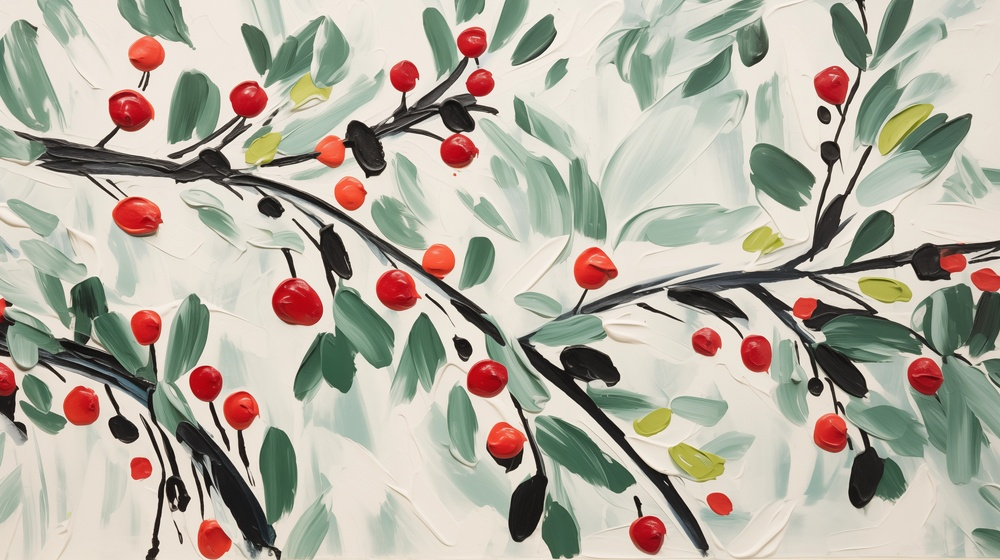
#> input picture sample_image.jpeg, 1000 x 560 px, shrunk from 3840 x 2152 before the run
$ python test_enhancement_presets.py
#> lines starting #> are read from the running program, lines starting #| are printed output that depends on the picture
### test_image_enhancement.py
#!/usr/bin/env python3
"""Test script for image enhancement experimentation."""

import os
import sys
import argparse
from typing import Tuple, Optional, Dict, Any
from PIL import Image, ImageEnhance, ImageFilter
import time


def load_image(image_path: str) -> Optional[Image.Image]:
    """Load an image from the specified path.

    Args:
        image_path: Path to the image file

    Returns:
        Loaded PIL Image object or None if loading fails
    """
    if not os.path.exists(image_path):
        print(f"Error: Image {image_path} not found")
        return None

    try:
        return Image.open(image_path)
    except Exception as e:
        print(f"Error loading image: {e}")
        return None


def save_image(image: Image.Image, output_path: str) -> bool:
    """Save a PIL Image to the specified path.

    Args:
        image: PIL Image to save
        output_path: Path where image should be saved

    Returns:
        True if successful, False otherwise
    """
    try:
        # Ensure the directory exists
        os.makedirs(os.path.dirname(output_path), exist_ok=True)

        # Save with high quality and optimization for reliable TV upload
        # Quality 85 provides visually lossless compression for target 3-4 MB files
        image.save(output_path, quality=85, optimize=True)
        print(f"Image saved to {output_path}")
        return True
    except Exception as e:
        print(f"Error saving image: {e}")
        return False


# [90 lines left out: function resize_image, not called in this run]


def apply_enhancement(
    image: Image.Image,
    sharpness: float = 1.0,
    contrast: float = 1.0,
    brightness: float = 1.0,
    color: float = 1.0,
    upscale_factor: float = 1.0,
    unsharp_mask: bool = False,
    unsharp_radius: float = 2.0,
    unsharp_percent: int = 150,
    unsharp_threshold: int = 3,
) -> Image.Image:
    """Apply various enhancements to an image.

    Args:
        image: PIL Image to enhance
        sharpness: Sharpness factor (1.0 = unchanged)
        contrast: Contrast factor (1.0 = unchanged)
        brightness: Brightness factor (1.0 = unchanged)
        color: Color factor (1.0 = unchanged)
        upscale_factor: Factor by which to upscale (1.0 = unchanged)
        unsharp_mask: Whether to apply unsharp mask filter
        unsharp_radius: Radius for unsharp mask
        unsharp_percent: Percent for unsharp mask
        unsharp_threshold: Threshold for unsharp mask

    Returns:
        Enhanced PIL Image
    """
    # Apply enhancements in a sensible order
    result = image.copy()

    # First upscale if requested (before other enhancements)
    if upscale_factor > 1.0:
        new_width = int(result.width * upscale_factor)
        new_height = int(result.height * upscale_factor)
        # Use LANCZOS resampling for best quality
        result = result.resize((new_width, new_height), Image.LANCZOS)

    # Apply brightness adjustment
    if brightness != 1.0:
        enhancer = ImageEnhance.Brightness(result)
        result = enhancer.enhance(brightness)

    # Apply color adjustment
    if color != 1.0:
        enhancer = ImageEnhance.Color(result)
        result = enhancer.enhance(color)

    # Apply contrast adjustment (after brightness and color)
    if contrast != 1.0:
        enhancer = ImageEnhance.Contrast(result)
        result = enhancer.enhance(contrast)

    # Apply regular sharpness (before unsharp mask if both are used)
    if sharpness != 1.0:
        enhancer = ImageEnhance.Sharpness(result)
        result = enhancer.enhance(sharpness)

    # Apply unsharp mask if requested (often better than simple sharpening)
    if unsharp_mask:
        result = result.filter(
            ImageFilter.UnsharpMask(
                radius=unsharp_radius,
                percent=unsharp_percent,
                threshold=unsharp_threshold
            )
        )

    return result


# [55 lines left out: function process_image, not called in this run]


def create_comparison_grid(
    original_path: str,
    enhanced_paths: list,
    output_path: str,
    labels: Optional[list] = None
) -> bool:
    """Create a grid image comparing original and enhanced versions.

    Args:
        original_path: Path to the original image
        enhanced_paths: List of paths to enhanced images
        output_path: Path where comparison grid should be saved
        labels: Optional list of labels for enhanced images

    Returns:
        True if successful, False otherwise
    """
    try:
        # Load original image
        original = load_image(original_path)
        if not original:
            return False

        # Load enhanced images
        enhanced_images = []
        for path in enhanced_paths:
            img = load_image(path)
            if img:
                enhanced_images.append(img)

        if not enhanced_images:
            print("No enhanced images to compare")
            return False

        # Default labels if not provided
        if not labels:
            labels = [f"Enhanced {i+1}" for i in range(len(enhanced_images))]

        # Calculate grid dimensions
        total_images = len(enhanced_images) + 1  # +1 for original
        if total_images <= 2:
            cols, rows = total_images, 1
        elif total_images <= 4:
            cols, rows = 2, 2
        else:
            cols = 3
            rows = (total_images + cols - 1) // cols

        # Resize all images to same size (use dimensions of smallest image)
        width, height = original.size
        for img in enhanced_images:
            w, h = img.size
            if w < width:
                width = w
            if h < height:
                height = h

        thumbnail_size = (width, height)
        original_thumb = original.resize(thumbnail_size, Image.LANCZOS)
        enhanced_thumbs = [img.resize(thumbnail_size, Image.LANCZOS) for img in enhanced_images]

        # Create blank canvas for grid
        grid_width = cols * width
        grid_height = rows * height
        grid = Image.new('RGB', (grid_width, grid_height), (255, 255, 255))

        # Add images to grid
        thumbnails = [original_thumb] + enhanced_thumbs
        labels = ["Original"] + labels

        for i, (thumb, label) in enumerate(zip(thumbnails, labels)):
            row = i // cols
            col = i % cols
            x = col * width
            y = row * height
            grid.paste(thumb, (x, y))

            # Could add labels here if we had a drawing library

        # Save grid image
        return save_image(grid, output_path)

    except Exception as e:
        print(f"Error creating comparison grid: {e}")
        return False


# [157 lines left out: function main, not called in this run]


# [2 lines that do not run on import are left out]

### test_enhancement_presets.py
#!/usr/bin/env python3
"""Test multiple image enhancement presets for comparison."""

import os
import sys
import argparse
from typing import List, Dict, Any
from test_image_enhancement import (
    load_image,
    save_image,
    apply_enhancement,
    create_comparison_grid
)


def get_preset_params() -> Dict[str, Dict[str, Any]]:
    """Get a dictionary of preset enhancement parameters.

    Returns:
        Dictionary of presets with their parameters
    """
    return {
        "original": {  # Just for comparison
            "sharpness": 1.0,
            "contrast": 1.0,
            "brightness": 1.0,
            "color": 1.0,
            "upscale_factor": 1.0,
            "unsharp_mask": False,
            "unsharp_radius": 0,
            "unsharp_percent": 0,
            "unsharp_threshold": 0,
        },
        "mild": {
            "sharpness": 1.3,
            "contrast": 1.1,
            "brightness": 1.0,
            "color": 1.05,
            "upscale_factor": 1.0,
            "unsharp_mask": False,
            "unsharp_radius": 2.0,
            "unsharp_percent": 150,
            "unsharp_threshold": 3,
        },
        "medium": {
            "sharpness": 1.5,
            "contrast": 1.2,
            "brightness": 1.05,
            "color": 1.1,
            "upscale_factor": 1.0,
            "unsharp_mask": True,
            "unsharp_radius": 2.0,
            "unsharp_percent": 150,
            "unsharp_threshold": 3,
        },
        "strong": {
            "sharpness": 2.0,
            "contrast": 1.3,
            "brightness": 1.1,
            "color": 1.2,
            "upscale_factor": 1.0,
            "unsharp_mask": True,
            "unsharp_radius": 3.0,
            "unsharp_percent": 200,
            "unsharp_threshold": 2,
        },
        "tv-optimized": {
            "sharpness": 1.7,
            "contrast": 1.25,
            "brightness": 1.05,
            "color": 1.15,
            "upscale_factor": 1.2,  # Slight upscale
            "unsharp_mask": True,
            "unsharp_radius": 2.0,
            "unsharp_percent": 180,
            "unsharp_threshold": 3,
        },
        "sharp-only": {
            "sharpness": 2.0,
            "contrast": 1.0,
            "brightness": 1.0,
            "color": 1.0,
            "upscale_factor": 1.0,
            "unsharp_mask": False,
            "unsharp_radius": 2.0,
            "unsharp_percent": 150,
            "unsharp_threshold": 3,
        },
        "unsharp-only": {
            "sharpness": 1.0,
            "contrast": 1.0,
            "brightness": 1.0,
            "color": 1.0,
            "upscale_factor": 1.0,
            "unsharp_mask": True,
            "unsharp_radius": 2.0,
            "unsharp_percent": 200,
            "unsharp_threshold": 3,
        },
        "upscale-only": {
            "sharpness": 1.0,
            "contrast": 1.0,
            "brightness": 1.0,
            "color": 1.0,
            "upscale_factor": 1.5,
            "unsharp_mask": False,
            "unsharp_radius": 2.0,
            "unsharp_percent": 150,
            "unsharp_threshold": 3,
        },
        "upscale-sharp": {
            "sharpness": 1.5,
            "contrast": 1.0,
            "brightness": 1.0,
            "color": 1.0,
            "upscale_factor": 2.0,
            "unsharp_mask": True,
            "unsharp_radius": 2.0,
            "unsharp_percent": 200,
            "unsharp_threshold": 3,
        },
    }


def process_with_presets(
    input_path: str,
    output_dir: str,
    selected_presets: List[str] = None
) -> List[str]:
    """Process an image with multiple presets and return file paths.

    Args:
        input_path: Path to the input image
        output_dir: Directory to save enhanced images
        selected_presets: List of preset names to use (or None for all)

    Returns:
        List of paths to the enhanced images
    """
    # Get all available presets
    presets = get_preset_params()

    # Filter presets if selection provided
    if selected_presets:
        presets = {name: params for name, params in presets.items()
                 if name in selected_presets}

    # Skip 'original' preset as it doesn't modify the image
    if 'original' in presets:
        del presets['original']

    # Process the image with each preset
    enhanced_paths = []
    enhanced_names = []

    # Load the image once
    image = load_image(input_path)
    if not image:
        return []

    # Create output directory if it doesn't exist
    os.makedirs(output_dir, exist_ok=True)

    # Get original dimensions
    orig_width, orig_height = image.size
    print(f"Original size: {orig_width}x{orig_height}")

    for name, params in presets.items():
        print(f"\nApplying preset: {name}")

        # Create descriptive filename
        base_name = os.path.basename(input_path)
        name_root, ext = os.path.splitext(base_name)
        output_filename = f"{name_root}_{name}{ext}"
        output_path = os.path.join(output_dir, output_filename)

        # Apply enhancement
        enhanced = apply_enhancement(image, **params)

        # Save the enhanced image
        if save_image(enhanced, output_path):
            enhanced_paths.append(output_path)
            enhanced_names.append(name)

            # Print enhancement details
            new_width, new_height = enhanced.size
            print(f"Enhanced size: {new_width}x{new_height}")
            print(f"Saved to: {output_path}")

    return enhanced_paths, enhanced_names


def main() -> None:
    """Parse arguments and run preset comparisons."""
    parser = argparse.ArgumentParser(description="Compare image enhancement presets")
    parser.add_argument(
        "--input", "-i",
        default="sample_image.jpeg",
        help="Path to input image (default: sample_image.jpeg)"
    )
    parser.add_argument(
        "--output-dir", "-o",
        default="enhanced_images",
        help="Directory to save enhanced images (default: enhanced_images)"
    )
    parser.add_argument(
        "--presets", "-p",
        nargs="*",
        help="Specific presets to use (default: all presets)"
    )
    parser.add_argument(
        "--grid",
        action="store_true",
        default=True,
        help="Create a comparison grid (default: True)"
    )

    args = parser.parse_args()

    # Create output directory if it doesn't exist
    os.makedirs(args.output_dir, exist_ok=True)

    # Get available presets
    available_presets = list(get_preset_params().keys())

    # Validate requested presets
    if args.presets:
        for preset in args.presets:
            if preset not in available_presets:
                print(f"Warning: Unknown preset '{preset}'")
                print(f"Available presets: {', '.join(available_presets)}")
                sys.exit(1)

    # Apply all presets to the image
    enhanced_paths, enhanced_names = process_with_presets(
        args.input,
        args.output_dir,
        args.presets
    )
#> in load_image, returned value is the input picture: PIL image 1000x560 RGB; mean R, G, B 179.8, 174.9, 161.7
#| Original size: 1000x560
#> after the loop in process_with_presets, `for name, params in presets.items():`: enhanced_names = ['mild', 'medium', 'strong', 'tv-optimized', 'sharp-only', 'unsharp-only', 'upscale-only', 'upscale-sharp']; enhanced_paths = 8 items
#> enhanced_paths = 8 items

    # Create comparison grid if requested
    if args.grid and enhanced_paths:
        grid_path = os.path.join(args.output_dir, "comparison_grid.jpg")
        if create_comparison_grid(
            args.input,
            enhanced_paths,
            grid_path,
            enhanced_names
        ):
#> in create_comparison_grid, `total_images = len(enhanced_images) + 1`: total_images = 9
#> in create_comparison_grid, `rows = (total_images + cols - 1) // cols`: rows = 3
#> the loop in create_comparison_grid, `for img in enhanced_images:` made 8 passes
#> (w, h) on passes 1 to 8: (1000, 560), (1000, 560), (1000, 560), (1200, 672), (1000, 560), (1000, 560), (1500, 840), (2000, 1120)
#> after the loop in create_comparison_grid, `for img in enhanced_images:`: height = 560; width = 1000
#> in create_comparison_grid, `thumbnail_size = (width, height)`: thumbnail_size = (1000, 560)
#> in create_comparison_grid, `enhanced_thumbs = [img.resize(thumbnail_size, Image.LANCZOS) for img i..`: enhanced_thumbs = 8 items
#> in create_comparison_grid, `grid_width = cols * width`: grid_width = 3000
#> in create_comparison_grid, `grid_height = rows * height`: grid_height = 1680
#> in create_comparison_grid, `grid = Image.new('RGB', (grid_width, grid_height), (255, 255, 255))`: grid: PIL image 3000x1680 RGB; every value is 255
#> in create_comparison_grid, `thumbnails = [original_thumb] + enhanced_thumbs`: thumbnails = 9 items
#> in create_comparison_grid, `labels = ["Original"] + labels`: labels = ['Original', 'mild', 'medium', 'strong', 'tv-optimized', 'sharp-only', 'unsharp-only', 'upscale-only', 'upscale-sharp']
#> the loop in create_comparison_grid, `for i, (thumb, label) in enumerate(zip(thumbnails, labels)):` made 9 passes
#> (label, row, col, x, y) on passes 1 to 9: ('Original', 0, 0, 0, 0), ('mild', 0, 1, 1000, 0), ('medium', 0, 2, 2000, 0), ('strong', 1, 0, 0, 560), ('tv-optimized', 1, 1, 1000, 560), ('sharp-only', 1, 2, 2000, 560), ('unsharp-only', 2, 0, 0, 1120), ('upscale-only', 2, 1, 1000, 1120), ('upscale-sharp', 2, 2, 2000, 1120)
#> after the loop in create_comparison_grid, `for i, (thumb, label) in enumerate(zip(thumbnails, labels)):`:
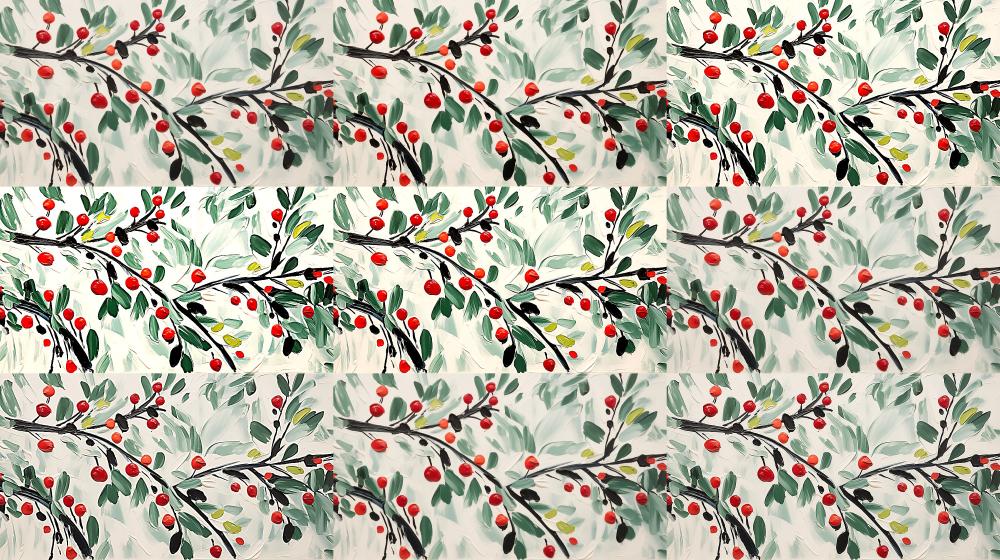
#> grid: PIL image 3000x1680 RGB (shown at 1/3 size); mean R, G, B 180.7, 177, 162.9
            print(f"\nComparison grid saved to: {grid_path}")


if __name__ == "__main__":
    main()
